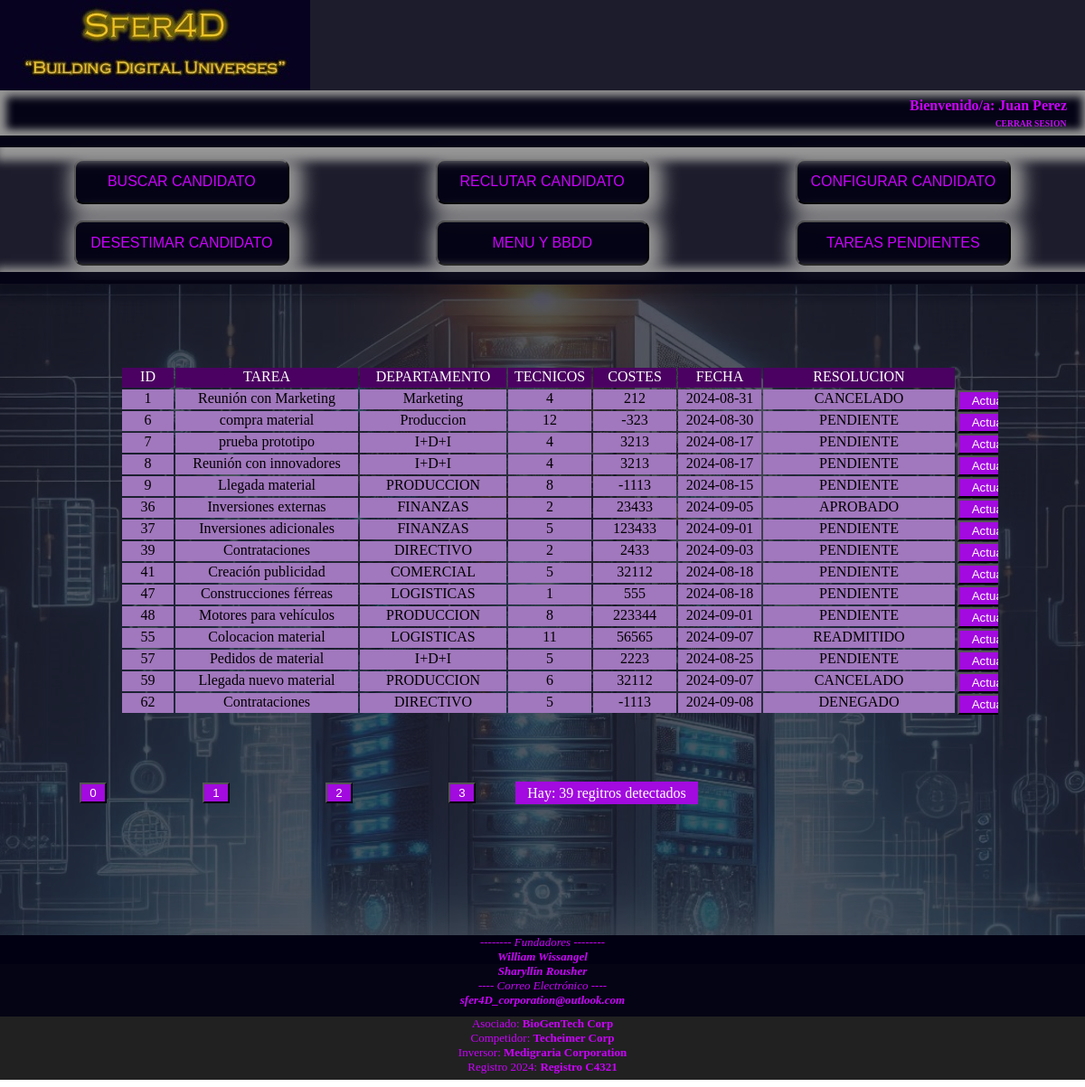
The page /006_Paginacion/0061_PaginacionTareas/tareasPendientes.php (signed in) on the database its author committed.
### tables this page shows
CREATE TABLE `gestionpeticiones` (
  `ID` int(4) NOT NULL,
  `TAREA` varchar(30) DEFAULT NULL,
  `DEPARTAMENTO` varchar(20) DEFAULT NULL,
  `TECNICOS` int(3) DEFAULT NULL,
  `COSTES` float DEFAULT NULL,
  `FECHA` date DEFAULT NULL,
  `RESOLUCION` varchar(20) DEFAULT NULL
);

### 005_Login/conexionPHP.php (called while the page is built, shortened)
<?php
class ConexionPHP
{
    private static $BD_tablaJefesTareas="gestionpeticiones";
    public static function getBD_TablaJefesTareas()
    {
        return self::$BD_tablaJefesTareas;
    }
}

### 006_Paginacion/0061_PaginacionTareas/controlPend.php (called while the page is built, shortened)
<?php
    if($_SESSION["semaforo"]==1)
    {
        include "../../005_Login/conexionPHP.php";
        $conexion=ConexionPHP::getConexionJEFES_RRHH();
        $BD_tabla=ConexionPHP::getBD_TablaJefesTareas();
        $tamPagina=15;
        if(isset($_GET["cargaPagina"]))
            {
                $paginaInicial=($_GET["cargaPagina"])* $tamPagina;
                $_GET["enviar"]=true;
            }
        else
            {
                $paginaInicial=0;
            }
            $base=$conexion->query("SELECT * FROM $BD_tabla LIMIT  $paginaInicial,$tamPagina");
            $registro=$base->fetchAll(PDO::FETCH_OBJ);
            $filasSQL=$conexion->query("SELECT * FROM $BD_tabla")->rowCount();
    }
?>

### 006_Paginacion/0061_PaginacionTareas/tareasPendientes.php (the view, shortened to what this page needs)
<!DOCTYPE html>
<html lang="en">
<head>
    <link rel="stylesheet" href="tareasPendientes.css">
</head>
<body onload="cargarPagina()">
    <header id="cabeceraPrincipal">
        <div id="iconoAdorno"><img src="../../006_Paginacion/0061_PaginacionTareas/images/Sfer4D-IconoEmpresa.jpg" id="iconoEmpresa"></div>
    <div id="areaSesion">
        <table style="width:100%">
            <tr>
                    <div id="bienvenido"><strong><?php echo"Bienvenido/a: ".$_SESSION["usuario"];?></strong></div>
                    <a href="../../005_Login/salidaPagina.php" id="cerrarSesion"><strong>CERRAR SESION</strong></a>
            </tr>
        </table>
    </div>
        <div class="VaciobotonesPrincipal"></div>
        <table id="tabla">
            <tr class="cajaBotonera">
                <td class="LlenobotonesPrincipal">
                    <button class="bloque_opciones" style="color: rgb(204, 0, 255)" onclick="location.href='../../001_Busqueda/busquedaPHP.php'">BUSCAR CANDIDATO</button>
                </td>
                <td class="LlenobotonesPrincipal">
                    <button class="bloque_opciones" style="color: rgb(204, 0, 255)" onclick="location.href='../../002_Inserccion/inserccionPHP.php'"> RECLUTAR CANDIDATO</button>
                </td>
                <td class="LlenobotonesPrincipal">
                    <button class="bloque_opciones" style="color: rgb(204, 0, 255)" onclick="location.href='../../003_Actualizacion/actualizacionPHP.php'">CONFIGURAR CANDIDATO</button>
                </td>
            </tr>
            <tr class="cajaBotonera">
                <td class="LlenobotonesPrincipal">
                    <button class="bloque_opciones" style="color: rgb(204, 0, 255)" onclick="location.href='../../004_Eliminacion/eliminacionPHP.php'"> DESESTIMAR CANDIDATO</button>
                </td>
                <td class="LlenobotonesPrincipal">
                    <button class="bloque_opciones" style="color: rgb(204, 0, 255)" onclick="location.href='../../000_ConsultaContactos/ConsultaContactos.php'">MENU Y BBDD</button>
                </td>
                <td class="LlenobotonesPrincipal">
                    <button class="bloque_opciones" style="color: rgb(204, 0, 255)" onclick="location.href='../../006_Paginacion/0061_PaginacionTareas/tareasPendientes.php'">TAREAS PENDIENTES</button>
                </td>
            </tr>
        </table>
        <div class="VaciobotonesPrincipal"></div>
    </header>
    <div class="consulta">
        <?php $_SESSION["semaforo"]=1; include "controlPend.php"; ?>
        <div class="tablaBBDD">
            <table id="tablaPaginacion">
                <tr class="cabecera">
                    <td class="cajaT">ID</td>
                    <td class="cajaT">TAREA</td>
                    <td class="cajaT">DEPARTAMENTO</td>
                    <td class="cajaT">TECNICOS</td>
                    <td class="cajaT">COSTES</td>
                    <td class="cajaT">FECHA</td>
                    <td class="cajaT">RESOLUCION</td>
                </tr>
                <?php
                    foreach($registro as $persona):
                ?>
                <tr class="cabecera">
                    <td class="caja"><?php echo($persona->ID);?></td>
                    <td class="caja"><?php echo($persona->TAREA);?></td>
                    <td class="caja"><?php echo($persona->DEPARTAMENTO);?></td>
                    <td class="caja"><?php echo($persona->TECNICOS);?></td>
                    <td class="caja"><?php echo($persona->COSTES);?></td>
                    <td class="caja"><?php echo($persona->FECHA);?></td>
                    <td class="caja"><?php echo($persona->RESOLUCION);?></td>
                    <td class="caja">
                        <a href="../../006_Paginacion/0062_PaginacionTareasConfirmacion/actualizarTareasPend.php?id=<?php echo($persona->ID);?>">
                            <input class="botonera" type="submit" value="Actualizar">
                        </a>
                    </td>
                </tr>
                <?php
                    endforeach;
                ?>
            </table>
            <?php
                    echo "<br><br>";
                    $filasSQLBoton=$filasSQL/$tamPagina;
                    echo"<br><br>";
                    echo"<form method='GET' style='margin-left:100px width:800px'><table style='width:750px'><tr>";
                    for($i=0;$i<(round($filasSQLBoton,0,PHP_ROUND_HALF_UP)+1);$i++)
                    {
                        echo"<td><input
                                type='submit'
                                name='cargaPagina'
                                class='accionamientos'
                                value='$i'></td>";
                    }
                    echo "<td class='nota'> Hay: ".$filasSQL." regitros detectados</td>";
                    echo "</tr></table></form>";
            ?>
        </div>
    </div>
    <div class="piePagina">
        <footer id="piePrincipal">
            <div id="zocalo">
                -------- Fundadores --------
                <br><strong>William Wissangel</strong></br>
                <strong>Sharyllín Rousher</strong>
                <br>---- Correo Electrónico ----</br>
                <strong>sfer4D_corporation@outlook.com</strong>
            </div>
            <div class="pie">
                Asociado: <strong>BioGenTech Corp</strong><br>
                Competidor: <strong>Techeimer Corp</strong><br>
                Inversor: <strong>Medigraria Corporation</strong><br>
                Registro 2024: <strong>Registro C4321</strong>
            </div>
        </footer>
    </div>
</body>
</html>

### rows shown on the page
gestionpeticiones: ID "1", TAREA "Reunión con Marketing", DEPARTAMENTO "Marketing", TECNICOS "4", COSTES "212", FECHA "2024-08-31", RESOLUCION "CANCELADO"
gestionpeticiones: ID "6", TAREA "compra material", DEPARTAMENTO "Produccion", TECNICOS "12", COSTES "-323", FECHA "2024-08-30", RESOLUCION "PENDIENTE"
gestionpeticiones: ID "7", TAREA "prueba prototipo", DEPARTAMENTO "I+D+I", TECNICOS "4", COSTES "3213", FECHA "2024-08-17", RESOLUCION "PENDIENTE"
gestionpeticiones: ID "8", TAREA "Reunión con innovadores", DEPARTAMENTO "I+D+I", TECNICOS "4", COSTES "3213", FECHA "2024-08-17", RESOLUCION "PENDIENTE"
gestionpeticiones: ID "9", TAREA "Llegada material", DEPARTAMENTO "PRODUCCION", TECNICOS "8", COSTES "-1113", FECHA "2024-08-15", RESOLUCION "PENDIENTE"
gestionpeticiones: ID "36", TAREA "Inversiones externas", DEPARTAMENTO "FINANZAS", TECNICOS "2", COSTES "23433", FECHA "2024-09-05", RESOLUCION "APROBADO"
gestionpeticiones: ID "37", TAREA "Inversiones adicionales", DEPARTAMENTO "FINANZAS", TECNICOS "5", COSTES "123433", FECHA "2024-09-01", RESOLUCION "PENDIENTE"
gestionpeticiones: ID "39", TAREA "Contrataciones", DEPARTAMENTO "DIRECTIVO", TECNICOS "2", COSTES "2433", FECHA "2024-09-03", RESOLUCION "PENDIENTE"
gestionpeticiones: ID "41", TAREA "Creación publicidad", DEPARTAMENTO "COMERCIAL", TECNICOS "5", COSTES "32112", FECHA "2024-08-18", RESOLUCION "PENDIENTE"
gestionpeticiones: ID "47", TAREA "Construcciones férreas", DEPARTAMENTO "LOGISTICAS", TECNICOS "1", COSTES "555", FECHA "2024-08-18", RESOLUCION "PENDIENTE"
gestionpeticiones: ID "48", TAREA "Motores para vehículos", DEPARTAMENTO "PRODUCCION", TECNICOS "8", COSTES "223344", FECHA "2024-09-01", RESOLUCION "PENDIENTE"
gestionpeticiones: ID "55", TAREA "Colocacion material", DEPARTAMENTO "LOGISTICAS", TECNICOS "11", COSTES "56565", FECHA "2024-09-07", RESOLUCION "READMITIDO"
gestionpeticiones: ID "57", TAREA "Pedidos de material", DEPARTAMENTO "I+D+I", TECNICOS "5", COSTES "2223", FECHA "2024-08-25", RESOLUCION "PENDIENTE"
gestionpeticiones: ID "59", TAREA "Llegada nuevo material", DEPARTAMENTO "PRODUCCION", TECNICOS "6", COSTES "32112", FECHA "2024-09-07", RESOLUCION "CANCELADO"
gestionpeticiones: ID "62", TAREA "Contrataciones", DEPARTAMENTO "DIRECTIVO", TECNICOS "5", COSTES "-1113", FECHA "2024-09-08", RESOLUCION "DENEGADO"

### other values the page prints
$_SESSION["usuario"] "Juan Perez"
$filasSQL "39"
